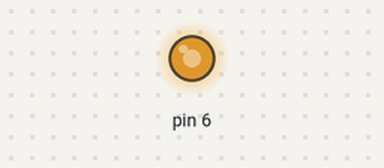
This sketch was run on a simulated Arduino Uno, built with avr-gcc and run on an emulated ATmega328P. Parts: output pins drawn as LEDs (lit = HIGH).

Above: at 0.1 s.
Timing chart, 0 to 1.6 s (numbered marks = the images above):
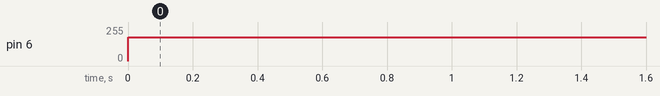

Measured:
- by itself, pin 6: 0/255 → 180/255 at 0.00 s

The sketch:

lac.ino
```cpp
void setup(){
  pinMode(6, OUTPUT);
  Serial.begin(9600);
}

void loop(){
analogWrite(6, 180);
}
```
